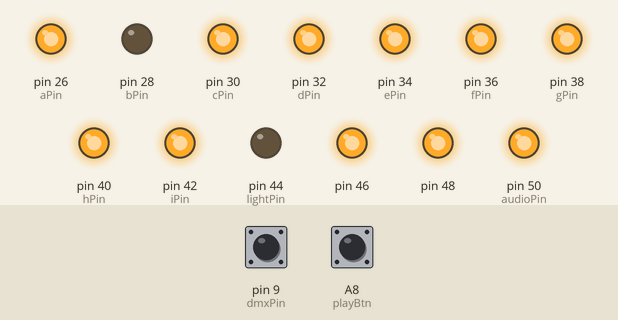
Recording of a sketch running on a simulated Arduino Mega 2560, built with avr-gcc and run on an emulated ATmega2560. On the bench: output pins drawn as LEDs (lit = HIGH). Wiring (inferred from the names in the program): IR receiver: data A9. The inputs (shaded band) are chosen by the test bench; at power-on: pin 9 (dmxPin) HIGH, A8 (playBtn) HIGH.

Above: at 1.2 s.
1.3 s: pin 9 (dmxPin) pulled LOW for 0.15 s
At 2.2 s:
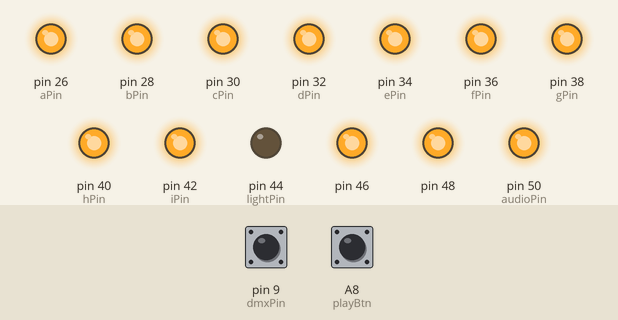
2.9 s: pin 9 (dmxPin) pulled LOW for 3.2 s
At 4.0 s:
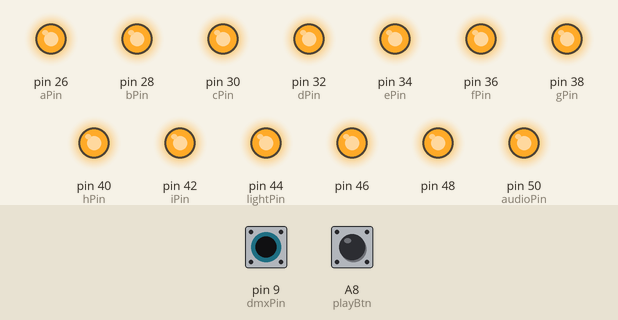
At 25.0 s:
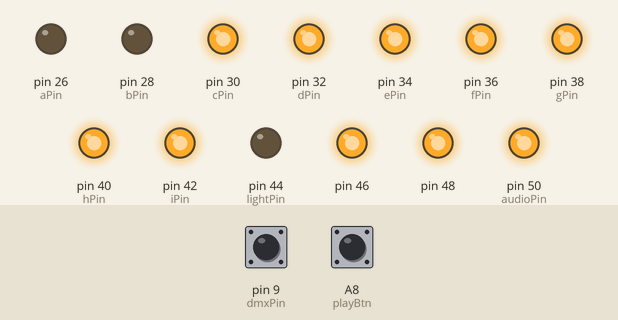
Timing chart, 0 to 29.5 s (numbered marks = the images above; inputs shaded):
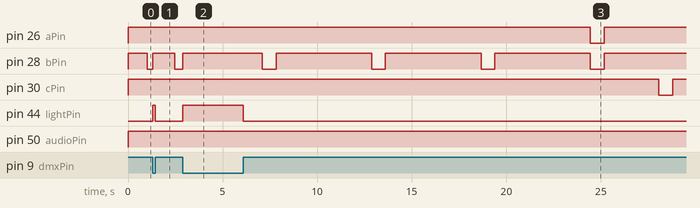

The sketch:

_MAIN_mega.ino
```cpp
#define aPin 26 //5
#define bPin 28 //6
#define cPin 30 //7
#define dPin 32 //8
#define ePin 34 //9
#define fPin 36 //1
#define gPin 38 //2
#define hPin 40 //3
#define iPin 42 //4 -

#define lightPin 44
#define audioPin 50

#define remoteBtn A9
#define playBtn A8
#define dmxPin 9

uint16_t aOn[] = {1834, 2413, 3136, 11377, 11955, 12822, 20919, 22943, 24389, 26813, 26837, 26862, 26886, 26911, 26936, 26960, 26985, 27010, 27034, 27059, 27083, 27108, 27133, 27157, 27182, 27206, 27231, 27256, 27280, 27305, 27330, 27354, 27379, 27404, 27428, 27453, 27477, 27502, 27527, 27551, 27576, 27601, 27625, 27650, 27674, 27699, 27724, 27748, 27773, 27798, 27822, 27847, 27871, 27896, 27921, 27945, 27970, 27995, 28019, 28044, 28068, 28093, 28118, 28142, 28167, 28192, 28216, 28241, 28265, 28290, 28315, 28339, 28364, 28380};
uint16_t aOff[] = {1907, 2485, 3208, 11653, 12231, 13098, 21479, 23521, 24971, 26821, 26845, 26870, 26895, 26919, 26944, 26968, 26993, 27018, 27042, 27067, 27092, 27116, 27141, 27166, 27190, 27215, 27239, 27264, 27289, 27313, 27338, 27363, 27387, 27412, 27436, 27461, 27486, 27510, 27535, 27560, 27584, 27609, 27633, 27658, 27683, 27707, 27732, 27757, 27781, 27806, 27830, 27855, 27880, 27904, 27929, 27954, 27978, 28003, 28027, 28052, 28077, 28101, 28126, 28151, 28175, 28200, 28224, 28249, 28274, 28298, 28323, 28348, 28372, 28389};
uint16_t bOn[] = {100, 678, 1256, 1834, 2413, 3136, 3569, 4148, 4726, 5883, 7039, 8196, 9353, 10509, 12244, 13112, 16003, 17232, 18606, 21497, 22365, 23810, 25283, 26821, 26845, 26870, 26895, 26919, 26944, 26968, 26993, 27018, 27042, 27067, 27092, 27116, 27141, 27165, 27190, 27215, 27239, 27264, 27289, 27313, 27338, 27363, 27387, 27412, 27436, 27461, 27486, 27510, 27535, 27560, 27584, 27609, 27633, 27658, 27683, 27707, 27732, 27756, 27781, 27806, 27830, 27855, 27880, 27904, 27929, 27954, 27978, 28003, 28027, 28052, 28077, 28101, 28126, 28151, 28175, 28200, 28224, 28249, 28274, 28298, 28323, 28348, 28372};
uint16_t bOff[] = {172, 750, 1329, 1907, 2485, 3208, 3642, 4220, 5291, 6448, 7605, 8761, 9918, 11363, 12520, 13677, 16871, 18027, 19473, 21642, 22943, 24100, 26024, 26829, 26854, 26878, 26903, 26927, 26952, 26977, 27001, 27026, 27051, 27075, 27100, 27125, 27149, 27174, 27198, 27223, 27248, 27272, 27297, 27321, 27346, 27371, 27395, 27420, 27445, 27469, 27494, 27518, 27543, 27568, 27592, 27617, 27642, 27666, 27691, 27716, 27740, 27765, 27789, 27814, 27839, 27863, 27888, 27913, 27937, 27962, 27986, 28011, 28036, 28060, 28085, 28110, 28134, 28159, 28183, 28208, 28233, 28257, 28282, 28307, 28331, 28356, 28380};
uint16_t cOn[] = {2196, 12533, 20630, 20919, 21786, 22943, 24389, 26829, 26854, 26878, 26903, 26927, 26952, 26977, 27001, 27026, 27051, 27075, 27100, 27124, 27149, 27174, 27198, 27223, 27248, 27272, 27297, 27321, 27346, 27371, 27395, 27420, 27445, 27469, 27494, 27518, 27543, 27568, 27592, 27617, 27642, 27666, 27691, 27715, 27740, 27765, 27789, 27814, 27839, 27863, 27888, 27913, 27937, 27962, 27986, 28011, 28036, 28060, 28085, 28110, 28134, 28159, 28183, 28208, 28233, 28257, 28282, 28306, 28331, 28356, 28380};
uint16_t cOff[] = {2268, 12809, 20649, 21479, 21808, 23521, 24971, 26837, 26862, 26886, 26911, 26936, 26960, 26985, 27010, 27034, 27059, 27083, 27108, 27133, 27157, 27182, 27207, 27231, 27256, 27280, 27305, 27330, 27354, 27379, 27404, 27428, 27453, 27477, 27502, 27527, 27551, 27576, 27601, 27625, 27650, 27675, 27699, 27724, 27748, 27773, 27798, 27822, 27847, 27871, 27896, 27921, 27945, 27970, 27995, 28019, 28044, 28068, 28093, 28118, 28142, 28167, 28192, 28216, 28241, 28265, 28290, 28315, 28339, 28364, 28389};
uint16_t dOn[] = {9786, 10509, 11955, 13112, 14268, 14557, 14846, 15280, 16003, 17738, 18606, 20630, 23425, 23810, 25283, 26468, 26837, 26870, 26903, 26936, 26968, 27001, 27034, 27067, 27100, 27133, 27165, 27198, 27231, 27264, 27297, 27330, 27363, 27395, 27428, 27461, 27494, 27527, 27560, 27592, 27625, 27658, 27691, 27724, 27756, 27789, 27822, 27855, 27888, 27921, 27954, 27986, 28019, 28052, 28085, 28118, 28151, 28183, 28216, 28249, 28282, 28315, 28348, 28364, 28380};
uint16_t dOff[] = {9931, 11363, 12231, 13677, 14296, 14586, 14875, 15309, 16873, 18028, 19476, 20649, 23528, 24100, 26024, 26813, 26845, 26878, 26911, 26944, 26977, 27010, 27042, 27075, 27108, 27141, 27174, 27207, 27239, 27272, 27305, 27338, 27371, 27404, 27436, 27469, 27502, 27535, 27568, 27601, 27633, 27666, 27699, 27732, 27765, 27798, 27830, 27863, 27896, 27929, 27962, 27995, 28027, 28060, 28093, 28126, 28159, 28192, 28224, 28257, 28290, 28323, 28356, 28372, 28389};
uint16_t eOn[] = {8630, 11377, 12244, 13690, 17232, 20340, 23232, 24389, 26418, 26829, 26845, 26862, 26878, 26895, 26911, 26927, 26944, 26960, 26977, 26993, 27010, 27026, 27042, 27059, 27075, 27092, 27108, 27124, 27141, 27157, 27174, 27190, 27206, 27223, 27239, 27256, 27272, 27289, 27305, 27321, 27338, 27354, 27371, 27387, 27404, 27420, 27436, 27453, 27469, 27486, 27502, 27518, 27535, 27551, 27568, 27584, 27601, 27617, 27633, 27650, 27666, 27683, 27699, 27715, 27732, 27748, 27765, 27781, 27798, 27814, 27830, 27847, 27863, 27880, 27896, 27913, 27929, 27945, 27962, 27978, 27995, 28011, 28027, 28044, 28060, 28077, 28093, 28110, 28126, 28142, 28159, 28175, 28192, 28208, 28224, 28241, 28257, 28274, 28290, 28306, 28323, 28339, 28356, 28372};
uint16_t eOff[] = {8919, 11653, 12520, 14051, 17739, 20360, 23437, 24971, 26813, 26837, 26854, 26870, 26886, 26903, 26919, 26936, 26952, 26968, 26985, 27001, 27018, 27034, 27051, 27067, 27083, 27100, 27116, 27133, 27149, 27166, 27182, 27198, 27215, 27231, 27248, 27264, 27280, 27297, 27313, 27330, 27346, 27363, 27379, 27395, 27412, 27428, 27445, 27461, 27477, 27494, 27510, 27527, 27543, 27560, 27576, 27592, 27609, 27625, 27642, 27658, 27675, 27691, 27707, 27724, 27740, 27757, 27773, 27789, 27806, 27822, 27839, 27855, 27871, 27888, 27904, 27921, 27937, 27954, 27970, 27986, 28003, 28019, 28036, 28052, 28068, 28085, 28101, 28118, 28134, 28151, 28167, 28183, 28200, 28216, 28233, 28249, 28265, 28282, 28298, 28315, 28331, 28348, 28364, 28380};
uint16_t fOn[] = {4726, 7039, 7618, 8196, 9353, 12533, 12822, 13112, 14268, 14557, 14846, 15280, 16003, 17738, 18606, 20051, 22943, 23810, 25283, 26517, 26821, 26854, 26886, 26919, 26952, 26985, 27018, 27051, 27083, 27116, 27149, 27182, 27215, 27248, 27280, 27313, 27346, 27379, 27412, 27445, 27477, 27510, 27543, 27576, 27609, 27642, 27674, 27707, 27740, 27773, 27806, 27839, 27871, 27904, 27937, 27970, 28003, 28036, 28068, 28101, 28134, 28167, 28200, 28233, 28265, 28298, 28331, 28364, 28380};
uint16_t fOff[] = {5291, 7473, 7907, 8485, 9786, 12809, 13098, 13677, 14296, 14586, 14875, 15309, 16873, 18028, 19476, 20071, 23232, 24100, 26024, 26813, 26829, 26862, 26895, 26927, 26960, 26993, 27026, 27059, 27092, 27125, 27157, 27190, 27223, 27256, 27289, 27321, 27354, 27387, 27420, 27453, 27486, 27518, 27551, 27584, 27617, 27650, 27683, 27716, 27748, 27781, 27814, 27847, 27880, 27913, 27945, 27978, 28011, 28044, 28077, 28110, 28142, 28175, 28208, 28241, 28274, 28307, 28339, 28372, 28389};
uint16_t gOn[] = {10509, 11955, 13112, 16003, 18606, 20919, 21497, 21786, 22365, 22955, 22973, 22991, 23009, 23027, 23045, 23063, 23081, 23100, 23118, 23136, 23154, 23172, 23190, 23208, 23226, 23244, 23262, 23280, 23298, 23316, 23334, 23353, 23371, 23389, 23407, 23425, 23443, 23461, 23479, 23497, 23515, 24389, 26829, 26854, 26878, 26903, 26927, 26952, 26977, 27001, 27026, 27051, 27075, 27100, 27124, 27149, 27174, 27198, 27223, 27248, 27272, 27297, 27321, 27346, 27371, 27395, 27420, 27445, 27469, 27494, 27518, 27543, 27568, 27592, 27617, 27642, 27666, 27691, 27715, 27740, 27765, 27789, 27814, 27839, 27863, 27888, 27913, 27937, 27962, 27986, 28011, 28036, 28060, 28085, 28110, 28134, 28159, 28183, 28208, 28233, 28257, 28282, 28306, 28331, 28356, 28380};
uint16_t gOff[] = {11363, 12231, 13677, 16873, 19476, 21479, 21642, 21808, 22943, 22961, 22979, 22997, 23015, 23033, 23051, 23069, 23087, 23106, 23124, 23142, 23160, 23178, 23196, 23214, 23232, 23250, 23268, 23286, 23304, 23322, 23340, 23359, 23377, 23395, 23413, 23431, 23449, 23467, 23485, 23503, 23521, 24971, 26837, 26862, 26886, 26911, 26936, 26960, 26985, 27010, 27034, 27059, 27083, 27108, 27133, 27157, 27182, 27207, 27231, 27256, 27280, 27305, 27330, 27354, 27379, 27404, 27428, 27453, 27477, 27502, 27527, 27551, 27576, 27601, 27625, 27650, 27675, 27699, 27724, 27748, 27773, 27798, 27822, 27847, 27871, 27896, 27921, 27945, 27970, 27995, 28019, 28044, 28068, 28093, 28118, 28142, 28167, 28192, 28216, 28241, 28265, 28290, 28315, 28339, 28364, 28389};
uint16_t hOn[] = {12244, 12822, 16003, 18606, 21497, 21786, 22365, 22949, 22967, 22985, 23003, 23021, 23039, 23057, 23075, 23093, 23112, 23130, 23148, 23166, 23184, 23202, 23220, 23238, 23256, 23274, 23292, 23310, 23328, 23346, 23365, 23383, 23401, 23419, 23437, 23455, 23473, 23491, 23509, 23810, 25283, 26821, 26845, 26870, 26895, 26919, 26944, 26968, 26993, 27018, 27042, 27067, 27092, 27116, 27141, 27165, 27190, 27215, 27239, 27264, 27289, 27313, 27338, 27363, 27387, 27412, 27436, 27461, 27486, 27510, 27535, 27560, 27584, 27609, 27633, 27658, 27683, 27707, 27732, 27756, 27781, 27806, 27830, 27855, 27880, 27904, 27929, 27954, 27978, 28003, 28027, 28052, 28077, 28101, 28126, 28151, 28175, 28200, 28224, 28249, 28274, 28298, 28323, 28348, 28372};
uint16_t hOff[] = {12520, 13098, 16873, 19476, 21642, 21808, 22943, 22955, 22973, 22991, 23009, 23027, 23045, 23063, 23081, 23100, 23118, 23136, 23154, 23172, 23190, 23208, 23226, 23244, 23262, 23280, 23298, 23316, 23335, 23353, 23371, 23389, 23407, 23425, 23443, 23461, 23479, 23497, 23515, 24100, 26024, 26829, 26854, 26878, 26903, 26927, 26952, 26977, 27001, 27026, 27051, 27075, 27100, 27125, 27149, 27174, 27198, 27223, 27248, 27272, 27297, 27321, 27346, 27371, 27395, 27420, 27445, 27469, 27494, 27518, 27543, 27568, 27592, 27617, 27642, 27666, 27691, 27716, 27740, 27765, 27789, 27814, 27839, 27863, 27888, 27913, 27937, 27962, 27986, 28011, 28036, 28060, 28085, 28110, 28134, 28159, 28183, 28208, 28233, 28257, 28282, 28307, 28331, 28356, 52480};
uint16_t iOn[] = {11377, 12533, 13112, 16003, 18606, 20340, 20919, 21497, 22365, 22943, 22961, 22979, 22997, 23015, 23033, 23051, 23069, 23087, 23106, 23124, 23142, 23160, 23178, 23196, 23214, 23232, 23250, 23268, 23286, 23304, 23322, 23340, 23359, 23377, 23395, 23413, 23431, 23449, 23467, 23485, 23503, 24389, 26813, 26837, 26862, 26886, 26911, 26936, 26960, 26985, 27010, 27034, 27059, 27083, 27108, 27133, 27157, 27182, 27206, 27231, 27256, 27280, 27305, 27330, 27354, 27379, 27404, 27428, 27453, 27477, 27502, 27527, 27551, 27576, 27601, 27625, 27650, 27674, 27699, 27724, 27748, 27773, 27798, 27822, 27847, 27871, 27896, 27921, 27945, 27970, 27995, 28019, 28044, 28068, 28093, 28118, 28142, 28167, 28192, 28216, 28241, 28265, 28290, 28315, 28339, 28364, 28380};
uint16_t iOff[] = {11653, 12809, 13677, 16873, 19476, 20360, 21479, 21642, 22943, 22949, 22967, 22985, 23003, 23021, 23039, 23057, 23075, 23093, 23112, 23130, 23148, 23166, 23184, 23202, 23220, 23238, 23256, 23274, 23292, 23310, 23328, 23346, 23365, 23383, 23401, 23419, 23437, 23455, 23473, 23491, 23509, 24971, 26821, 26845, 26870, 26895, 26919, 26944, 26968, 26993, 27018, 27042, 27067, 27092, 27116, 27141, 27166, 27190, 27215, 27239, 27264, 27289, 27313, 27338, 27363, 27387, 27412, 27436, 27461, 27486, 27510, 27535, 27560, 27584, 27609, 27633, 27658, 27683, 27707, 27732, 27757, 27781, 27806, 27830, 27855, 27880, 27904, 27929, 27954, 27978, 28003, 28027, 28052, 28077, 28101, 28126, 28151, 28175, 28200, 28224, 28249, 28274, 28298, 28323, 28348, 28372, 28389};

uint8_t i_aLen = 74;
uint8_t i_bLen = 87;
uint8_t i_cLen = 71;
uint8_t i_dLen = 65;
uint8_t i_eLen = 104;
uint8_t i_fLen = 69;
uint8_t i_gLen = 106;
uint8_t i_hLen = 105;
uint8_t i_iLen = 107;


uint8_t i_aon = 0;
uint8_t i_aoff = 0;
uint8_t i_bon = 0;
uint8_t i_boff = 0;
uint8_t i_con = 0;
uint8_t i_coff = 0;
uint8_t i_don = 0;
uint8_t i_doff = 0;
uint8_t i_eon = 0;
uint8_t i_eoff = 0;
uint8_t i_fon = 0;
uint8_t i_foff = 0;
uint8_t i_gon = 0;
uint8_t i_goff = 0;
uint8_t i_hon = 0;
uint8_t i_hoff = 0;
uint8_t i_ion = 0;
uint8_t i_ioff = 0;


bool aState = false;
bool bState = false;
bool cState = false;
bool dState = false;
bool eState = false;
bool fState = false;
bool gState = false;
bool hState = false;
bool iState = false;


void setup() {

  pinMode(lightPin,OUTPUT);
  digitalWrite(lightPin,HIGH);
  pinMode(audioPin,OUTPUT);
  digitalWrite(audioPin,LOW);

  pinMode(remoteBtn,INPUT_PULLUP);
  pinMode(playBtn,INPUT_PULLUP);
  pinMode(dmxPin,INPUT_PULLUP);

  for (uint8_t i=48;i>25;i=i-2) {
    pinMode(i,OUTPUT);
    digitalWrite(i,HIGH);
  }

//  Serial.begin(9600);
}

unsigned long t = 0;
unsigned long tt = 0;

bool play = false;

bool first = true;

bool tCont = true;
bool erCont = false;
unsigned long tC = 0;

void loop() {

  if (!digitalRead(playBtn)) {


    //SEL SU PLAY
    if (first) {

      delay(200);
      tC = millis();

      while(tCont) {
        if (digitalRead(playBtn)) {
          tCont = false;
          erCont = true;
        }
        if ((millis() - tC) > 200) {
          tCont = false;
          erCont = false;
        }
      }

      if (!erCont) {
        play = true;
        digitalWrite(audioPin,HIGH);
        digitalWrite(lightPin,LOW);
        t = millis();
        first = false;
        tCont = true;
      }
    }

  }

  else if (digitalRead(remoteBtn)) {
    //SEL SU REMOTE
    if (digitalRead(dmxPin)) {
      if (first) {
        play = true;
        digitalWrite(audioPin,HIGH);
        digitalWrite(lightPin,LOW);
        t = millis();
        first = false;
        tCont = true;

      }
    }
    else {
      while(tCont) {
        if (digitalRead(playBtn)) {
          tCont = false;
          erCont = true;
        }
        if ((millis() - tC) > 200) {
          tCont = false;
          erCont = false;
        }
      }

      if (!erCont) {
        _idle();
      }

    }
  }
  else {
    //SEL SU MANUALE
    _idle();
    digitalWrite(audioPin,LOW);

  }

  if (play) {
    tt = (millis() - t)/10;

    //AAA
    if ((i_aon) < i_aLen) {
      if ((tt > aOn[i_aon]) && (!aState)){
        digitalWrite(aPin,LOW);
        i_aon++;
        aState = true;
        //Serial.println("A_ON");
      }
    }
    if ((i_aoff) < i_aLen) {
      if ((tt > aOff[i_aoff]) && (aState)) {
        digitalWrite(aPin,HIGH);
        i_aoff++;
        aState = false;
        //Serial.println("A_OFF");
      }
    }
    // BBB-2
    if ((i_bon) < i_bLen) {
      if ((tt > bOn[i_bon]) && (!bState)){
        digitalWrite(bPin,LOW);
        i_bon++;
        bState = true;
        //Serial.println("B_ON");
      }
    }
    if ((i_boff) < i_bLen) {
      if ((tt > bOff[i_boff]) && (bState)) {
        digitalWrite(bPin,HIGH);
        i_boff++;
        bState = false;
        //Serial.println("B_OFF");
      }
    }

    // CCC-3
    if ((i_con) < i_cLen) {
      if ((tt > cOn[i_con]) && (!cState)){
        digitalWrite(cPin,LOW);
        i_con++;
        cState = true;
        //Serial.println("C_ON");
      }
    }
    if ((i_coff) < i_cLen) {
      if ((tt > cOff[i_coff]) && (cState)) {
        digitalWrite(cPin,HIGH);
        i_coff++;
        cState = false;
        //Serial.println("C_OFF");
      }
    }
    // DDD-4
    if ((i_don) < i_dLen) {
      if ((tt > dOn[i_don]) && (!dState)){
        digitalWrite(dPin,LOW);
        i_don++;
        dState = true;
        //Serial.println("D_ON");
      }
    }
    if ((i_doff) < i_dLen) {
      if ((tt > dOff[i_doff]) && (dState)) {
        digitalWrite(dPin,HIGH);
        i_doff++;
        dState = false;
        //Serial.println("D_OFF");
      }
    }

    // EEE-5
    if ((i_eon) < i_eLen) {
      if ((tt > eOn[i_eon]) && (!eState)){
        digitalWrite(ePin,LOW);
        i_eon++;
        eState = true;
        //Serial.println("E_ON");
      }
    }
    if ((i_eoff) < i_eLen) {
      if ((tt > eOff[i_eoff]) && (eState)) {
        digitalWrite(ePin,HIGH);
        i_eoff++;
        eState = false;
        //Serial.println("E_OFF");
      }
    }

    // FFF-6
    if ((i_fon) < i_fLen) {
      if ((tt > fOn[i_fon]) && (!fState)){
        digitalWrite(fPin,LOW);
        i_fon++;
        fState = true;
        //Serial.println("F_ON");
      }
    }
    if ((i_foff) < i_fLen) {
      if ((tt > fOff[i_foff]) && (fState)) {
        digitalWrite(fPin,HIGH);
        i_foff++;
        fState = false;
        //Serial.println("F_OFF");
      }
    }

    // GGG-7
    if ((i_gon) < i_gLen) {
      if ((tt > gOn[i_gon]) && (!gState)){
        digitalWrite(gPin,LOW);
        i_gon++;
        gState = true;
        //Serial.println("G_ON");
      }
    }
    if ((i_goff) < i_gLen) {
      if ((tt > gOff[i_goff]) && (gState)) {
        digitalWrite(gPin,HIGH);
        i_goff++;
        gState = false;
        //Serial.println("G_OFF");
      }
    }

    // HHH-8
    if ((i_hon) < i_hLen) {
      if ((tt > hOn[i_hon]) && (!hState)){
        digitalWrite(hPin,LOW);
        i_hon++;
        hState = true;
        //Serial.println("H_ON");
      }
    }
    if ((i_hoff) < i_hLen) {
      if ((tt > hOff[i_hoff]) && (hState)) {
        digitalWrite(hPin,HIGH);
        i_hoff++;
        hState = false;
        //Serial.println("H_OFF");
      }
    }

    // III-9
    if ((i_ion) < i_iLen) {
      if ((tt > iOn[i_ion]) && (!iState)){
        digitalWrite(iPin,LOW);
        i_ion++;
        iState = true;
        //Serial.println("I_ON");
      }
    }
    if ((i_ioff) < i_iLen) {
      if ((tt > iOff[i_ioff]) && (iState)) {
        digitalWrite(iPin,HIGH);
        i_ioff++;
        iState = false;
        //Serial.println("I_OFF");
      }
    }

  }

}

void _idle() {

  aState = false;
  bState = false;
  cState = false;
  dState = false;
  eState = false;
  fState = false;
  gState = false;
  hState = false;
  iState = false;

  i_aon = 0;
  i_aoff = 0;
  i_bon = 0;
  i_boff = 0;
  i_con = 0;
  i_coff = 0;
  i_don = 0;
  i_doff = 0;
  i_eon = 0;
  i_eoff = 0;
  i_fon = 0;
  i_foff = 0;
  i_gon = 0;
  i_goff = 0;
  i_hon = 0;
  i_hoff = 0;
  i_ion = 0;
  i_ioff = 0;

  tCont = true;
  erCont = false;

  play = false;
  digitalWrite(lightPin, HIGH);
  first = true;

  for (uint8_t i=48;i>25;i=i-2) {
    pinMode(i,OUTPUT);
    digitalWrite(i,HIGH);
  }


}
```

Measured:
- after the input at 1.3 s, pin 28 (bPin): LOW → HIGH after 0.00 s instead of 0.43 s; pin 44 (lightPin): LOW → HIGH at once, → LOW 0.15 s later
- after the input at 2.9 s, pin 44 (lightPin): LOW → HIGH at once, → LOW 3.2 s later
